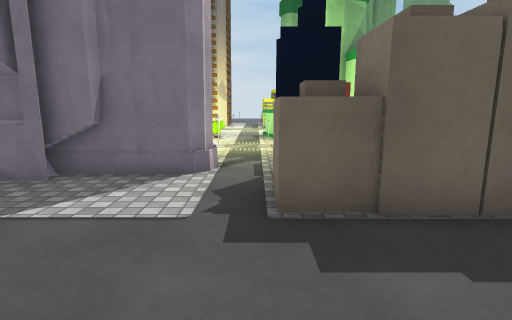
View 1 (above)

19 first-person views from a walk through a Unity game level. The camera is 1.4 m above the floor, tilts 10° down and sees 80° across. The floor is counted in squares, 1 m on a side. Each view is taken from the middle of a square. On the plan, view 1 faces up. The plan holds only what a view shows up to about 14 squares ahead; the rest is blank. The place goes on beyond the plan. Surface patterns are stand-ins for the level's own textures.

View 2
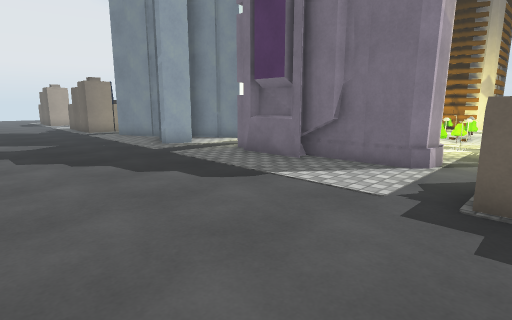

View 3
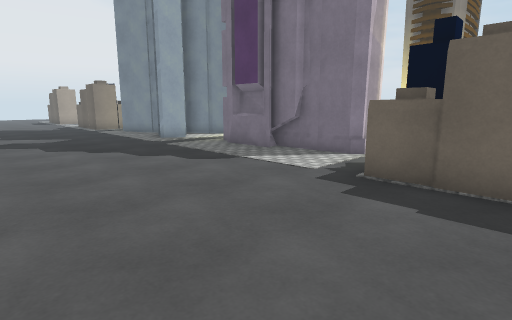

View 4
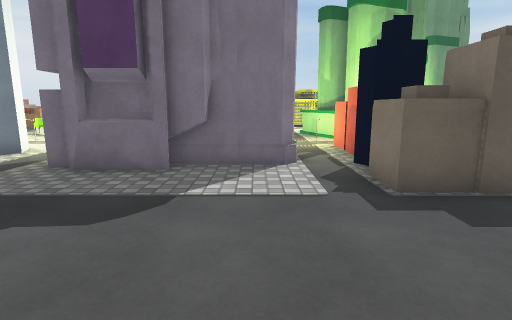

View 5
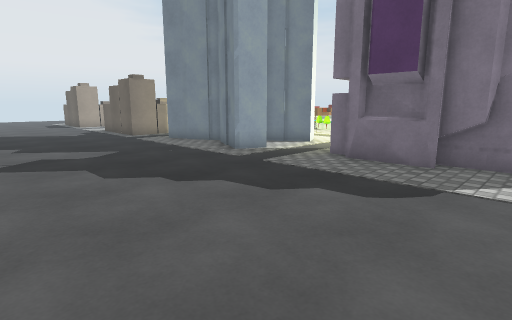

View 6
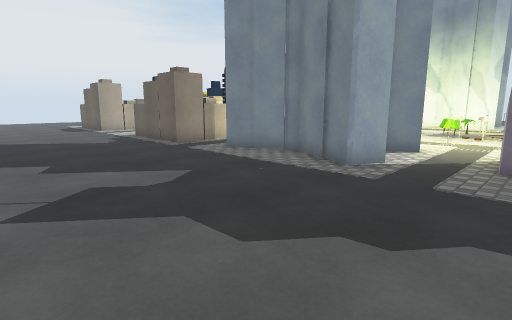

View 7
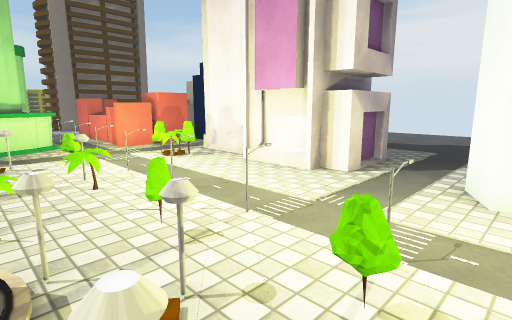

View 8
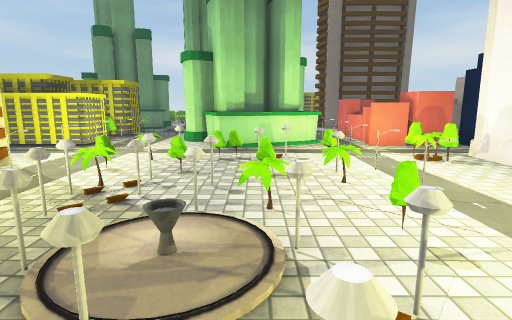

View 9
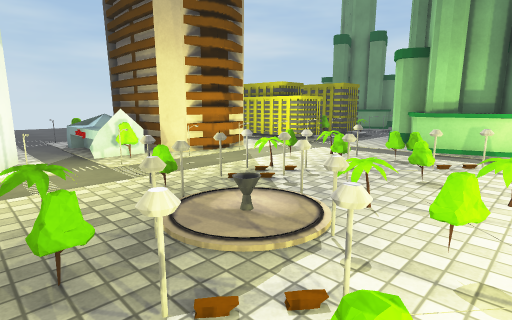

View 10
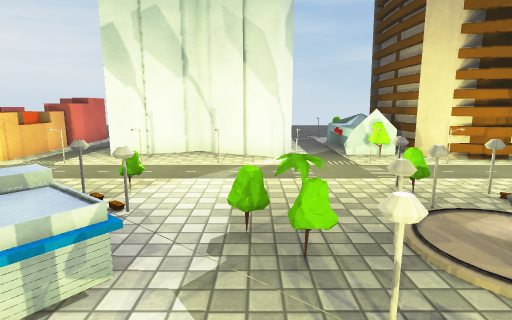

View 11
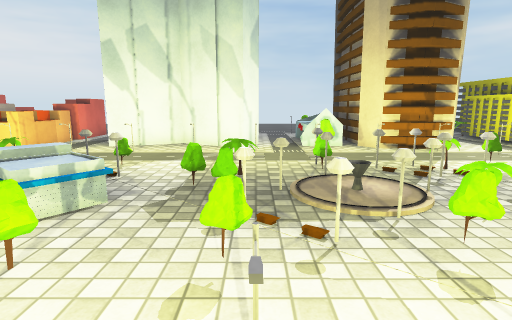

View 12
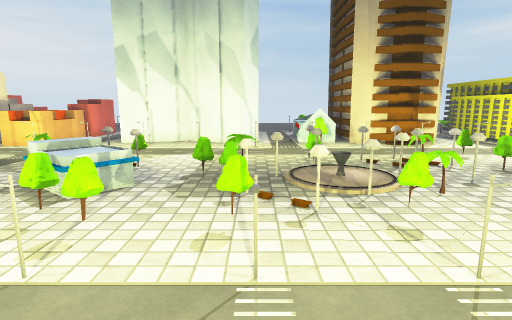

View 13
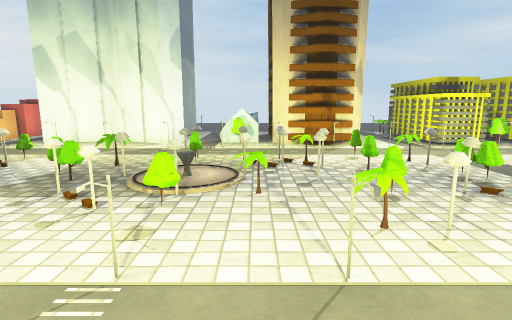

View 14
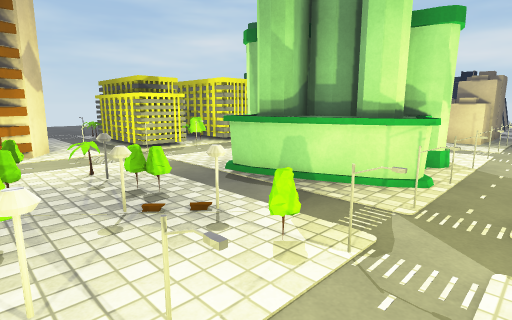

View 15
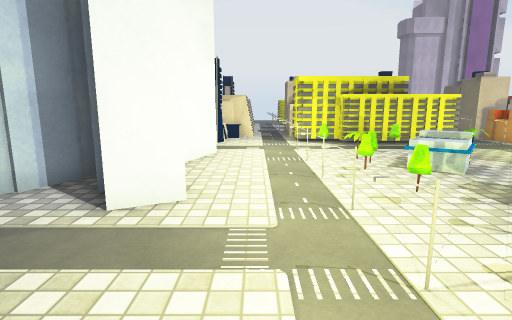

View 16
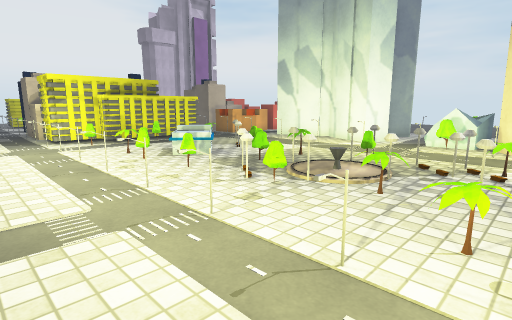

View 17
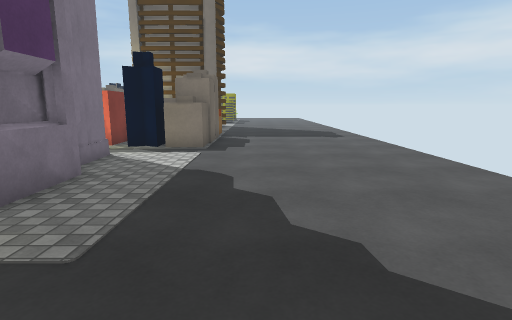

View 18
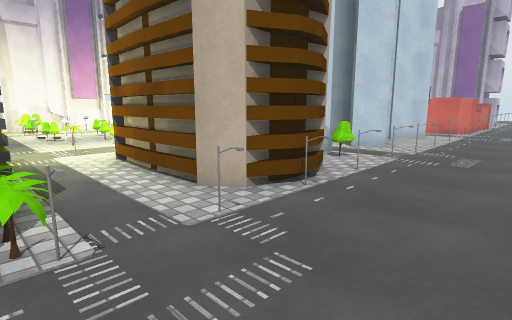

View 19
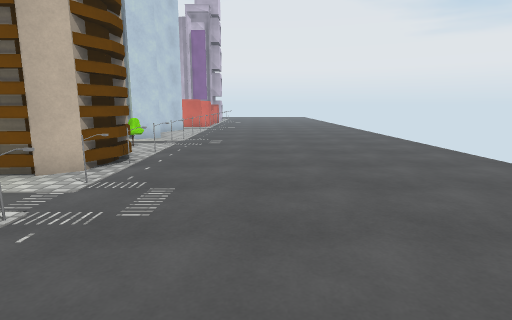

### Floor plan
Key: @ floor where view 1 was taken; # wall or solid block; x gap in a wall; . floor; = window, fence, low wall or low ledge; ^ raised ledge; O other object.
Columns run from 21 left of view 1 to 4 right of it. Each row starts with its distance up from view 1.
 35            ........
 34            ..........
 33            ...........
 32            ............
 31            .............
 30            .............
 29            ............. .
 28        .................
 27      ...................
 26  ^   .=.=.=.=.=.=###=.#
 25  ^ ##. .......x.####.=#
 24     #. ######.^^#  #..#
 23     ^..  ###..^^#  #..#
 22   ^^^.. ####..^^#  #..#  #
 21   #^^..##.###.x^# ##..##=#
 20   #^^.........x.###...##=#
 19    .=.=.=.=.=.=.=.=.==.=.=
 18     ......................
 17     #.==O=...O#OO.==....#
 16     #..==O.==O=.OO=O.. ##
 15     #...x=.=O..OO #=.=^##
 14     #..=.==.O.O=.=OO..^^#
 13     #...==...O=..= O..^^##
 12 #^###..====.=.=.=O =..x^##
 11  ==.=.=.=.=.=.=.=.=#=.###=
 10   .................=..^^^^
  9   #................^=.^  ^
  8   ###  ##  ##.#######.##
  7     x   # ##..#######.##
  6     ^.  ####..######..#.^
  5     #..##.###........#####
  4  ^###................#^###
  3 ..........................
  2 ..........................
  1 ..........................
  0 .....................@....
 -1 ..........................
 -2          .................

Where each view was taken, in squares from view 1:
view 1: 0 up, 0 right, facing up
view 2: 1 down, 1 right, facing up-left
view 3: 2 down, 3 right, facing up-left
view 4: 1 down, 2 left, facing up
view 5: 2 down, 2 left, facing up-left
view 6: 2 down, 6 left, facing up-left
view 7: 14 up, 10 left, facing down-right
view 8: 14 up, 10 left, facing right
view 9: 12 up, 10 left, facing up-right
view 10: 12 up, 10 left, facing up
view 11: 10 up, 9 left, facing up
view 12: 9 up, 9 left, facing up
view 13: 9 up, 6 left, facing up
view 14: 10 up, 4 left, facing up-right
view 15: 10 up, 5 left, facing left
view 16: 9 up, 4 left, facing up-left
view 17: 2 up, 10 left, facing right
view 18: 29 up, 1 right, facing down-left
view 19: 29 up, 4 right, facing left
